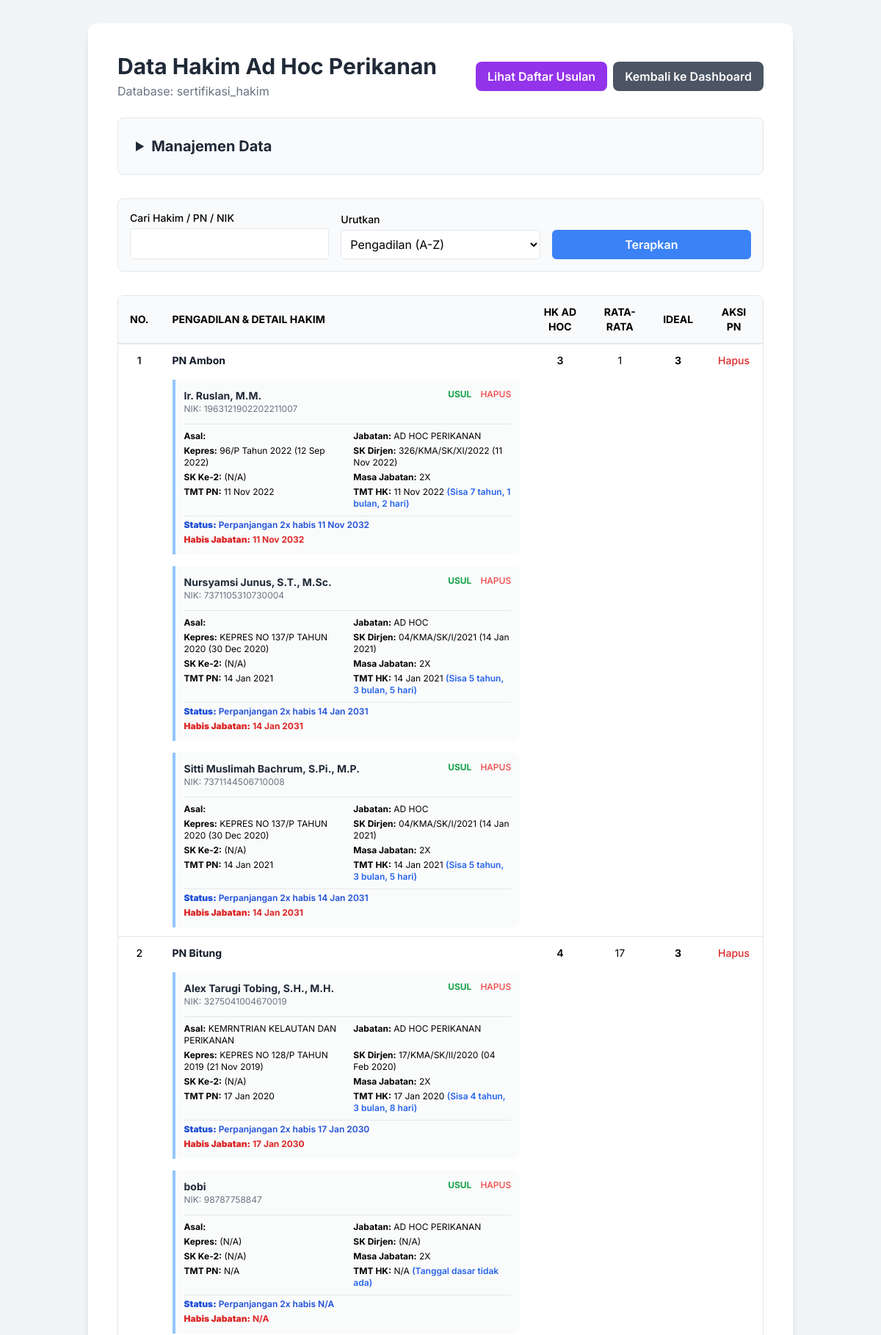
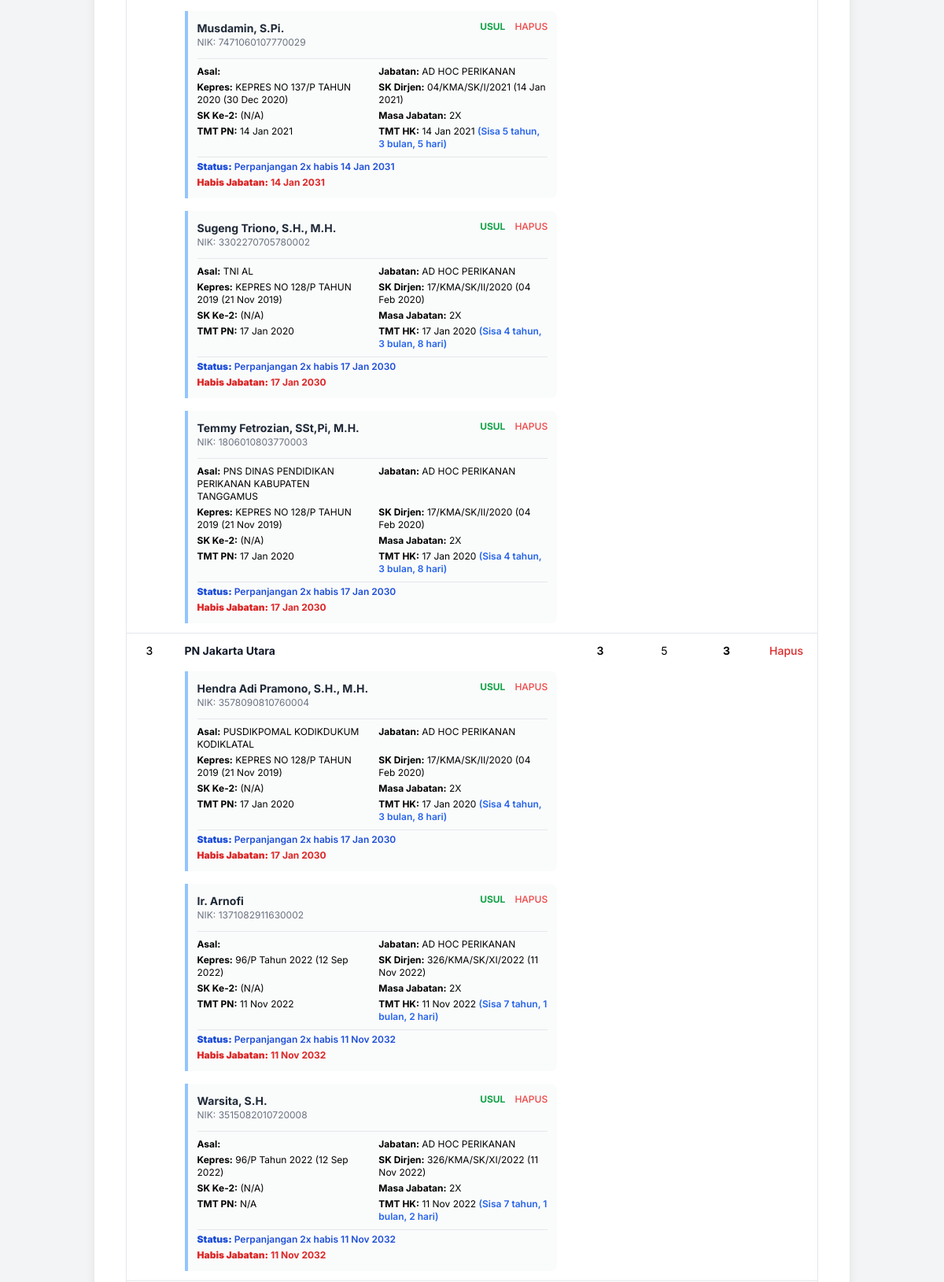
Screenshot of /perikanan_db2.php (upper part) with the database file from the repository (2 pictures, top to bottom).
### tables this page shows
CREATE TABLE `pengadilan` (
  `id` int(11) NOT NULL,
  `nama_pengadilan` varchar(255) NOT NULL
);

CREATE TABLE `hakim_perikanan` (
  `id` int(11) NOT NULL,
  `nama_hakim` varchar(255) NOT NULL,
  `nik` varchar(50) DEFAULT NULL,
  `foto` varchar(255) DEFAULT NULL,
  `id_pengadilan` int(11) NOT NULL,
  `asal_org` varchar(255) DEFAULT NULL,
  `jabatan` varchar(100) DEFAULT NULL,
  `kepres` varchar(255) DEFAULT NULL,
  `tgl_kepres` date DEFAULT NULL,
  `sk_dirjen` varchar(255) DEFAULT NULL,
  `tgl_sk_dirjen` date DEFAULT NULL,
  `masa_jabatan` varchar(50) DEFAULT NULL,
  `status_perpanjangan` varchar(255) DEFAULT NULL,
  `tanggal_habis` date DEFAULT NULL,
  `tmt_pn` date DEFAULT NULL,
  `tmt_hk` date DEFAULT NULL,
  `sk_pengangkatan_2` varchar(255) DEFAULT NULL,
  `tgl_sk_pengangkatan_2` date DEFAULT NULL
);

### perikanan_db2.php (the view, shortened to what this page needs)
<?php
$db_host = 'localhost';
$db_user = 'root';
$db_pass = '';
$db_name = 'sertifikasi_hakim';
$conn = new mysqli($db_host, $db_user, $db_pass, $db_name);
$search_term = $_GET['search'] ?? '';
$sort_order = $_GET['sort'] ?? 'default';
$sql = "SELECT p.id as id_pengadilan, p.nama_pengadilan, kp.hk_ad_hoc, kp.rata_rata, kp.ideal, h.*, h.id as id_hakim FROM pengadilan p LEFT JOIN kebutuhan_perikanan kp ON p.id = kp.id_pengadilan LEFT JOIN hakim_perikanan h ON p.id = h.id_pengadilan";
if ($sort_order == 'expiration') {
    $sql .= " ORDER BY h.tanggal_habis ASC, p.nama_pengadilan ASC";
} else {
    $sql .= " ORDER BY p.nama_pengadilan ASC, h.nama_hakim ASC";
}
$stmt = $conn->prepare($sql);
$stmt->execute();
$result = $stmt->get_result();
$grouped_data = [];
$date_cols_original = ['tgl_kepres', 'tgl_sk_dirjen', 'tmt_pn', 'tmt_hk', 'tgl_sk_pengangkatan_2'];
if ($result->num_rows > 0) {
    while ($row = $result->fetch_assoc()) {
        foreach ($date_cols_original as $col) {
            $row[$col . '_formatted'] = !empty($row[$col]) ? date('d M Y', strtotime($row[$col])) : 'N/A';
        }
        $base_date_str = null;
        if (!empty($row['tmt_hk'])) {
            $base_date_str = $row['tmt_hk'];
        } elseif (!empty($row['tgl_sk_dirjen'])) {
            $base_date_str = $row['tgl_sk_dirjen'];
        }
        $row['tanggal_habis_baru_formatted'] = 'N/A';
        $row['sisa_jabatan_string'] = 'Tanggal dasar tidak ada';
        $row['status_baru'] = 'Perpanjangan 2x habis N/A';
        if ($base_date_str !== null) {
            $base_date = new DateTime($base_date_str);
            $habis_jabatan_date = (clone $base_date)->modify('+10 years');
            $row['tanggal_habis_baru_formatted'] = $habis_jabatan_date->format('d M Y');
            $today = new DateTime();
            if ($habis_jabatan_date < $today) {
                $row['sisa_jabatan_string'] = 'Telah Berakhir';
            } else {
                $interval = $habis_jabatan_date->diff($today);
                $row['sisa_jabatan_string'] = 'Sisa ' . $interval->y . ' tahun, ' . $interval->m . ' bulan, ' . $interval->d . ' hari';
            }
            $row['status_baru'] = 'Perpanjangan 2x habis ' . $row['tanggal_habis_baru_formatted'];
        }
        $pn = $row['nama_pengadilan'];
        if (!isset($grouped_data[$pn])) {
            $grouped_data[$pn] = ['id_pengadilan' => $row['id_pengadilan'], 'keterangan' => $pn, 'hk_ad_hoc' => $row['hk_ad_hoc'], 'rata_rata' => $row['rata_rata'], 'ideal' => $row['ideal'], 'list_hakim' => []];
        }
        if ($row['id_hakim']) {
            $grouped_data[$pn]['list_hakim'][] = $row;
        }
    }
}
?>
<!DOCTYPE html>
<html lang="id">
<head>
    <script src="https://cdn.tailwindcss.com"></script>
</head>
<body class="bg-gray-100">
<div class="container mx-auto p-4 sm:p-6 lg:p-8">
    <div class="bg-white p-6 md:p-10 rounded-xl shadow-lg">
        <div class="flex flex-col sm:flex-row justify-between items-start sm:items-center mb-6">
            <div>
                <h1 class="text-2xl md:text-3xl font-bold text-gray-800">Data Hakim Ad Hoc Perikanan</h1>
                <p class="text-gray-500 mt-1">Database: <?php echo htmlspecialchars($db_name); ?></p>
            </div>
            <div class="flex items-center space-x-2 mt-4 sm:mt-0">
                 <a href="daftar_usulan.php" class="bg-purple-600 text-white px-4 py-2 rounded-lg font-semibold hover:bg-purple-700 transition text-center">
                    Lihat Daftar Usulan
                </a>
                 <a href="index.php" class="bg-gray-600 text-white px-4 py-2 rounded-lg font-semibold hover:bg-gray-700 transition text-center">
                    Kembali ke Dashboard
                </a>
            </div>
        </div>
        <details class="mb-8 p-6 bg-gray-50 rounded-lg border border-gray-200 transition">
            <summary class="text-xl font-bold text-gray-800 cursor-pointer hover:text-blue-600">Manajemen Data</summary>
        </details>
        <div class="bg-gray-50 p-4 rounded-lg border border-gray-200 my-8">
            <form action="<?php echo htmlspecialchars($_SERVER['PHP_SELF']); ?>" method="GET" class="grid grid-cols-1 md:grid-cols-3 gap-4 items-end">
                <div><label class="block text-sm font-medium">Cari Hakim / PN / NIK</label><input type="text" name="search" class="mt-1 w-full p-2 border rounded" value="<?php echo htmlspecialchars($search_term); ?>"></div>
                <div><label class="block text-sm font-medium">Urutkan</label><select name="sort" class="mt-1 w-full p-2 border bg-white rounded"><option value="default" <?php if($sort_order == 'default') echo 'selected'; ?>>Pengadilan (A-Z)</option></select></div>
                <button type="submit" class="w-full bg-blue-500 text-white py-2 rounded-md font-semibold">Terapkan</button>
            </form>
        </div>
        <div class="overflow-x-auto rounded-lg border border-gray-200">
             <table class="min-w-full divide-y-2 divide-gray-200 bg-white text-sm">
                <thead class="bg-gray-50 text-center">
                    <tr>
                        <th class="px-4 py-3 font-bold">NO.</th>
                        <th class="px-4 py-3 font-bold text-left">PENGADILAN & DETAIL HAKIM</th>
                        <th class="px-4 py-3 font-bold">HK AD HOC</th>
                        <th class="px-4 py-3 font-bold">RATA-RATA</th>
                        <th class="px-4 py-3 font-bold">IDEAL</th>
                        <th class="px-4 py-3 font-bold">AKSI PN</th>
                    </tr>
                </thead>
                <tbody class="divide-y divide-gray-200">
                     <?php if (empty($grouped_data)): ?>
                        <tr><td colspan="6" class="text-center py-10">Tidak ada data.</td></tr>
                    <?php else: $i = 1; ?>
                        <?php foreach ($grouped_data as $data): ?>
                            <tr class="hover:bg-gray-50">
                                <td class="px-4 py-3 font-medium align-top text-center"><?php echo $i++; ?></td>
                                <td class="px-4 py-3 text-left align-top">
                                    <div class="font-bold text-gray-900 mb-4"><?php echo htmlspecialchars($data['keterangan']); ?></div>
                                    <?php if (!empty($data['list_hakim'])): ?>
                                        <div class="space-y-4">
                                            <?php foreach ($data['list_hakim'] as $hakim): ?>
                                                <div class="p-3 border-l-4 border-blue-300 bg-gray-50/80 rounded-r-lg">
                                                    <div class="flex justify-between items-start">
                                                        <div>
                                                            <p class="font-bold text-gray-800"><?php echo htmlspecialchars($hakim['nama_hakim']); ?></p>
                                                            <p class="text-xs text-gray-500">NIK: <?php echo htmlspecialchars($hakim['nik']); ?></p>
                                                        </div>
                                                        <div class="flex items-center space-x-3 flex-shrink-0 ml-4">
                                                            <a href="usul.php?id=<?php echo $hakim['id_hakim']; ?>" class="text-green-600 text-xs font-bold hover:underline">USUL</a>
                                                            <a href="?action=delete_hakim&id=<?php echo $hakim['id_hakim']; ?>" class="text-red-500 text-xs font-medium" onclick="return confirm('Yakin hapus hakim ini?');">HAPUS</a>
                                                        </div>
                                                    </div>
                                                    <div class="mt-3 text-xs border-t pt-2 grid grid-cols-2 gap-x-4 gap-y-1">
                                                        <p><b>Asal:</b> <?php echo htmlspecialchars($hakim['asal_org']); ?></p>
                                                        <p><b>Jabatan:</b> <?php echo htmlspecialchars($hakim['jabatan']); ?></p>
                                                        <p><b>Kepres:</b> <?php echo htmlspecialchars($hakim['kepres']); ?> (<?php echo $hakim['tgl_kepres_formatted']; ?>)</p>
                                                        <p><b>SK Dirjen:</b> <?php echo htmlspecialchars($hakim['sk_dirjen']); ?> (<?php echo $hakim['tgl_sk_dirjen_formatted']; ?>)</p>
                                                        <p><b>SK Ke-2:</b> <?php echo htmlspecialchars($hakim['sk_pengangkatan_2']); ?> (<?php echo $hakim['tgl_sk_pengangkatan_2_formatted']; ?>)</p>
                                                        <p><b>Masa Jabatan:</b> 2X</p>
                                                        <p><b>TMT PN:</b> <?php echo $hakim['tmt_pn_formatted']; ?></p>
                                                        <p><b>TMT HK:</b> <?php echo $hakim['tmt_hk_formatted']; ?> <span class="text-blue-600 font-semibold">(<?php echo $hakim['sisa_jabatan_string']; ?>)</span></p>
                                                        <p class="col-span-2 mt-1 pt-1 border-t font-semibold text-blue-700"><b>Status:</b> <?php echo htmlspecialchars($hakim['status_baru']); ?></p>
                                                        <p class="col-span-2 font-bold text-red-600"><b>Habis Jabatan:</b> <?php echo $hakim['tanggal_habis_baru_formatted']; ?></p>
                                                    </div>
                                                </div>
                                            <?php endforeach; ?>
                                        </div>
                                    <?php endif; ?>
                                </td>
                                <td class="px-4 py-3 font-semibold align-top text-center"><?php echo htmlspecialchars($data['hk_ad_hoc'] ?? '0'); ?></td>
                                <td class="px-4 py-3 align-top text-center"><?php echo htmlspecialchars($data['rata_rata'] ?? '0'); ?></td>
                                <td class="px-4 py-3 font-bold align-top text-center"><?php echo htmlspecialchars($data['ideal'] ?? '0'); ?></td>
                                <td class="px-4 py-3 align-top text-center">
                                    <a href="?action=delete_pengadilan&id=<?php echo $data['id_pengadilan']; ?>" class="text-red-600 text-sm font-medium" onclick="return confirm('PERINGATAN: Yakin hapus pengadilan ini? Semua hakim di dalamnya akan ikut terhapus.');">Hapus</a>
                                </td>
                            </tr>
                        <?php endforeach; ?>
                    <?php endif; ?>
                </tbody>
            </table>
        </div>
    </div>
</div>
</body>
</html>

### perikanan_db2.php (style rules this page uses)
body { font-family: 'Inter', sans-serif; }

### rows the page displays
pengadilan: hakim_perikanan.nama_hakim "Ir. Ruslan, M.M.", hakim_perikanan.nik "1963121902202211007", hakim_perikanan.jabatan "AD HOC PERIKANAN", hakim_perikanan.kepres "96/P Tahun 2022", tgl_kepres_formatted "12 Sep 2022", hakim_perikanan.sk_dirjen "326/KMA/SK/XI/2022", tgl_sk_dirjen_formatted "11 Nov 2022", tgl_sk_pengangkatan_2_formatted "N/A", tmt_pn_formatted "11 Nov 2022", tmt_hk_formatted "11 Nov 2022", sisa_jabatan_string "Sisa 7 tahun, 1 bulan, 2 hari", status_baru "Perpanjangan 2x habis 11 Nov 2032", tanggal_habis_baru_formatted "11 Nov 2032", hakim_perikanan.nama_hakim "Nursyamsi Junus, S.T., M.Sc.", hakim_perikanan.nik "7371105310730004", hakim_perikanan.jabatan "AD HOC", hakim_perikanan.kepres "KEPRES NO 137/P TAHUN 2020", tgl_kepres_formatted "30 Dec 2020", hakim_perikanan.sk_dirjen "04/KMA/SK/I/2021", tgl_sk_dirjen_formatted "14 Jan 2021", tmt_pn_formatted "14 Jan 2021", tmt_hk_formatted "14 Jan 2021", sisa_jabatan_string "Sisa 5 tahun, 3 bulan, 5 hari", status_baru "Perpanjangan 2x habis 14 Jan 2031", tanggal_habis_baru_formatted "14 Jan 2031", hakim_perikanan.nama_hakim "Sitti Muslimah Bachrum, S.Pi., M.P.", hakim_perikanan.nik "7371144506710008"
pengadilan: hakim_perikanan.nama_hakim "Alex Tarugi Tobing, S.H., M.H.", hakim_perikanan.nik "3275041004670019", hakim_perikanan.asal_org "KEMRNTRIAN KELAUTAN DAN PERIKANAN", hakim_perikanan.jabatan "AD HOC PERIKANAN", hakim_perikanan.kepres "KEPRES NO 128/P TAHUN 2019", tgl_kepres_formatted "21 Nov 2019", hakim_perikanan.sk_dirjen "17/KMA/SK/II/2020", tgl_sk_dirjen_formatted "04 Feb 2020", tgl_sk_pengangkatan_2_formatted "N/A", tmt_pn_formatted "17 Jan 2020", tmt_hk_formatted "17 Jan 2020", sisa_jabatan_string "Sisa 4 tahun, 3 bulan, 8 hari", status_baru "Perpanjangan 2x habis 17 Jan 2030", tanggal_habis_baru_formatted "17 Jan 2030", hakim_perikanan.nama_hakim "bobi", hakim_perikanan.nik "98787758847", tgl_kepres_formatted "N/A", tgl_sk_dirjen_formatted "N/A", tmt_pn_formatted "N/A", tmt_hk_formatted "N/A", sisa_jabatan_string "Tanggal dasar tidak ada", status_baru "Perpanjangan 2x habis N/A", tanggal_habis_baru_formatted "N/A", hakim_perikanan.nama_hakim "Musdamin, S.Pi.", hakim_perikanan.nik "7471060107770029", hakim_perikanan.kepres "KEPRES NO 137/P TAHUN 2020", tgl_kepres_formatted "30 Dec 2020", hakim_perikanan.sk_dirjen "04/KMA/SK/I/2021", tgl_sk_dirjen_formatted "14 Jan 2021", tmt_pn_formatted "14 Jan 2021", tmt_hk_formatted "14 Jan 2021", sisa_jabatan_string "Sisa 5 tahun, 3 bulan, 5 hari", status_baru "Perpanjangan 2x habis 14 Jan 2031", tanggal_habis_baru_formatted "14 Jan 2031", hakim_perikanan.nama_hakim "Sugeng Triono, S.H., M.H.", hakim_perikanan.nik "3302270705780002", hakim_perikanan.asal_org "TNI AL", hakim_perikanan.nama_hakim "Temmy Fetrozian, SSt,Pi, M.H.", hakim_perikanan.nik "1806010803770003", hakim_perikanan.asal_org "PNS DINAS PENDIDIKAN PERIKANAN KABUPATEN TANGGAMUS"
pengadilan: hakim_perikanan.nama_hakim "Hendra Adi Pramono, S.H., M.H.", hakim_perikanan.nik "3578090810760004", hakim_perikanan.asal_org "PUSDIKPOMAL KODIKDUKUM KODIKLATAL", hakim_perikanan.jabatan "AD HOC PERIKANAN", hakim_perikanan.kepres "KEPRES NO 128/P TAHUN 2019", tgl_kepres_formatted "21 Nov 2019", hakim_perikanan.sk_dirjen "17/KMA/SK/II/2020", tgl_sk_dirjen_formatted "04 Feb 2020", tgl_sk_pengangkatan_2_formatted "N/A", tmt_pn_formatted "17 Jan 2020", tmt_hk_formatted "17 Jan 2020", sisa_jabatan_string "Sisa 4 tahun, 3 bulan, 8 hari", status_baru "Perpanjangan 2x habis 17 Jan 2030", tanggal_habis_baru_formatted "17 Jan 2030", hakim_perikanan.nama_hakim "Ir. Arnofi", hakim_perikanan.nik "1371082911630002", hakim_perikanan.kepres "96/P Tahun 2022", tgl_kepres_formatted "12 Sep 2022", hakim_perikanan.sk_dirjen "326/KMA/SK/XI/2022", tgl_sk_dirjen_formatted "11 Nov 2022", tmt_pn_formatted "11 Nov 2022", tmt_hk_formatted "11 Nov 2022", sisa_jabatan_string "Sisa 7 tahun, 1 bulan, 2 hari", status_baru "Perpanjangan 2x habis 11 Nov 2032", tanggal_habis_baru_formatted "11 Nov 2032", hakim_perikanan.nama_hakim "Warsita, S.H.", hakim_perikanan.nik "3515082010720008", tmt_pn_formatted "N/A"

### other values shown
$db_name "sertifikasi_hakim"
$data['keterangan'] "PN Ambon"
$data['hk_ad_hoc'] "3"
$data['rata_rata'] "1"
$data['ideal'] "3"
$data['keterangan'] "PN Bitung"
$data['hk_ad_hoc'] "4"
$data['rata_rata'] "17"
$data['keterangan'] "PN Jakarta Utara"
$data['rata_rata'] "5"
